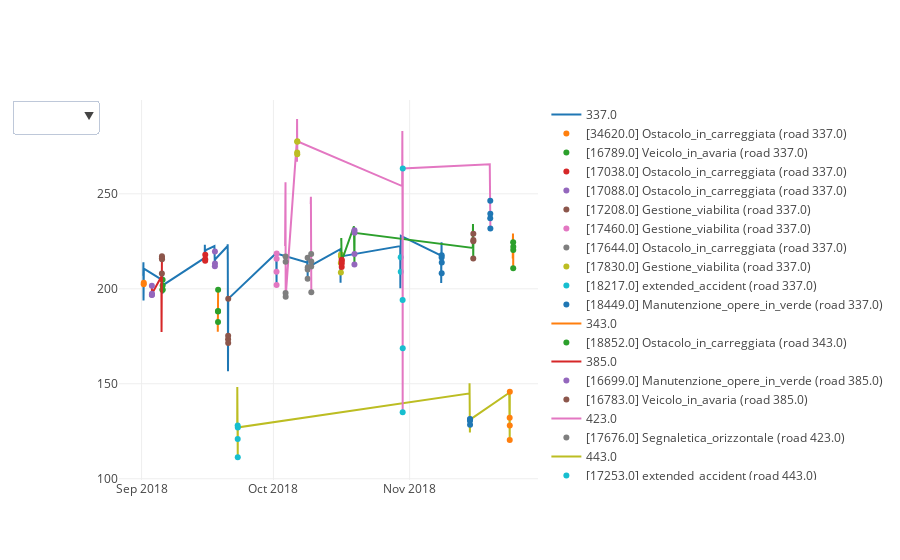

Source (notebook cell):
### Code cell
graph.show_speeds_with_events(tw_df, road_key=0, from_datetime='2010', to_datetime='2020')

### Figure 1 — Plotly figure (JSON) as saved in the notebook; plotly's stock layout.template omitted (floating-point values rounded to 4 significant figures; data arrays with more than 128 entries replaced by an {"elided": "..."} marker saying what was removed)
{"data": [{"marker": {"line": {"width": 1}}, "mode": "lines", "name": "337.0", "type": "scatter", "uid": "5367dd07-bf1d-4c94-98ee-efb3944641bf", "x": {"elided": "140 str values"}, "y": {"elided": "140 float values"}}, {"mode": "markers", "name": "[34620.0] Ostacolo_in_carreggiata (road 337.0)", "type": "scatter", "uid": "dd642d9e-6c6b-4e36-a093-c3790ff0e552", "x": ["2018-09-01 11:30:00", "2018-09-01 11:45:00"], "y": [202.3, 203.2]}, {"mode": "markers", "name": "[16789.0] Veicolo_in_avaria (road 337.0)", "type": "scatter", "uid": "134c7fcb-f32b-404c-801b-f977df6714d8", "x": ["2018-09-05 18:15:00", "2018-09-05 18:30:00", "2018-09-05 18:45:00", "2018-09-05 19:00:00"], "y": [199.7, 199.3, 204.8, 201.8]}, {"mode": "markers", "name": "[17038.0] Ostacolo_in_carreggiata (road 337.0)", "type": "scatter", "uid": "d4bf3ff0-a3d4-4bc2-b3ef-83c6164e95cb", "x": ["2018-09-15 11:15:00", "2018-09-15 11:30:00", "2018-09-15 11:45:00"], "y": [214.8, 215.6, 217.9]}, {"mode": "markers", "name": "[17088.0] Ostacolo_in_carreggiata (road 337.0)", "type": "scatter", "uid": "dc5d1ba9-078c-472b-990b-97d2414be1b1", "x": ["2018-09-17 16:15:00", "2018-09-17 16:30:00", "2018-09-17 16:45:00"], "y": [211.9, 219.7, 213.3]}, {"mode": "markers", "name": "[17208.0] Gestione_viabilita (road 337.0)", "type": "scatter", "uid": "97844b09-f3d4-40a9-9d47-6a0a30743f3f", "x": ["2018-09-20 16:30:00", "2018-09-20 16:45:00", "2018-09-20 17:00:00", "2018-09-20 17:15:00"], "y": [173.4, 175.3, 171.5, 194.7]}, {"mode": "markers", "name": "[17460.0] Gestione_viabilita (road 337.0)", "type": "scatter", "uid": "116c33f6-7c8a-44e5-b985-0c9372e1bc27", "x": ["2018-10-01 17:00:00", "2018-10-01 17:15:00", "2018-10-01 17:30:00", "2018-10-01 17:45:00"], "y": [208.9, 202.0, 215.8, 218.6]}, {"mode": "markers", "name": "[17644.0] Ostacolo_in_carreggiata (road 337.0)", "type": "scatter", "uid": "7bd138e7-8324-4bf7-8281-e4338d6d4d87", "x": ["2018-10-08 18:45:00", "2018-10-08 19:00:00", "2018-10-08 19:15:00", "2018-10-08 19:30:00"], "y": [216.4, 205.3, 210.2, 211.3]}, {"mode": "markers", "name": "[17830.0] Gestione_viabilita (road 337.0)", "type": "scatter", "uid": "f7a1d24a-d8ac-4a5b-95fb-111bc8c19d11", "x": ["2018-10-16 08:15:00", "2018-10-16 08:30:00", "2018-10-16 08:45:00", "2018-10-16 09:00:00"], "y": [213.6, 208.5, 218.0, 217.0]}, {"mode": "markers", "name": "[18217.0] extended_accident (road 337.0)", "type": "scatter", "uid": "b0137a9c-71c8-41e2-bfd6-ecaae0243c8a", "x": ["2018-10-29 23:15:00", "2018-10-29 23:30:00"], "y": [216.6, 209.0]}, {"mode": "markers", "name": "[18449.0] Manutenzione_opere_in_verde (road 337.0)", "type": "scatter", "uid": "4e79ce65-972b-42b7-87bc-75e5121b3fc0", "x": ["2018-11-08 06:45:00", "2018-11-08 07:00:00", "2018-11-08 07:15:00", "2018-11-08 07:30:00"], "y": [216.4, 208.1, 217.6, 213.9]}, {"marker": {"line": {"width": 1}}, "mode": "lines", "name": "343.0", "type": "scatter", "uid": "0e66db8a-76b1-4884-9791-148b3eebee94", "x": ["2018-11-24 11:00:00", "2018-11-24 11:15:00", "2018-11-24 11:30:00", "2018-11-24 11:45:00", "2018-11-24 12:00:00", "2018-11-24 12:15:00", "2018-11-24 12:30:00", "2018-11-24 12:45:00", "2018-11-24 13:00:00", "2018-11-24 13:15:00", "2018-11-24 13:30:00", "2018-11-24 13:45:00", "2018-11-24 14:00:00", "2018-11-24 14:15:00"], "y": [216.4, 216.0, 219.0, 223.7, 224.6, 223.7, 229.2, 222.4, 224.0, 221.9, 224.6, 210.7, 220.4, 222.1]}, {"mode": "markers", "name": "[18852.0] Ostacolo_in_carreggiata (road 343.0)", "type": "scatter", "uid": "5c6f0158-b832-4aa8-a696-85d4f42bf2c2", "x": ["2018-11-24 13:30:00", "2018-11-24 13:45:00", "2018-11-24 14:00:00", "2018-11-24 14:15:00"], "y": [224.6, 210.7, 220.4, 222.1]}, {"marker": {"line": {"width": 1}}, "mode": "lines", "name": "385.0", "type": "scatter", "uid": "bf48cfcd-fb27-44ca-802f-eb4d51e58a3e", "x": ["2018-09-03 08:00:00", "2018-09-03 08:15:00", "2018-09-03 08:30:00", "2018-09-03 08:45:00", "2018-09-05 12:15:00", "2018-09-05 12:30:00", "2018-09-05 12:45:00", "2018-09-05 13:00:00", "2018-09-05 13:15:00", "2018-09-05 13:30:00", "2018-09-05 13:45:00", "2018-09-05 14:00:00", "2018-09-05 14:15:00", "2018-09-05 14:30:00", "2018-09-05 14:45:00", "2018-09-05 15:00:00", "2018-09-05 15:15:00", "2018-09-05 15:30:00"], "y": [196.7, 201.6, 196.8, 197.3, 206.4, 200.6, 199.9, 177.3, 208.0, 211.0, 215.1, 210.3, 212.7, 201.1, 208.0, 216.1, 217.1, 215.5]}, {"mode": "markers", "name": "[16699.0] Manutenzione_opere_in_verde (road 385.0)", "type": "scatter", "uid": "c77c8d90-ef9e-4ca3-9b27-85092d4e1513", "x": ["2018-09-03 08:00:00", "2018-09-03 08:15:00", "2018-09-03 08:30:00", "2018-09-03 08:45:00"], "y": [196.7, 201.6, 196.8, 197.3]}, {"mode": "markers", "name": "[16783.0] Veicolo_in_avaria (road 385.0)", "type": "scatter", "uid": "051d4fa9-c5a3-4bb7-8b9f-56db9311cda9", "x": ["2018-09-05 14:45:00", "2018-09-05 15:00:00", "2018-09-05 15:15:00", "2018-09-05 15:30:00"], "y": [208.0, 216.1, 217.1, 215.5]}, {"marker": {"line": {"width": 1}}, "mode": "lines", "name": "423.0", "type": "scatter", "uid": "cccfa0dd-0e0f-461c-8112-257371645a03", "x": ["2018-10-09 11:45:00", "2018-10-09 12:00:00", "2018-10-09 12:15:00", "2018-10-09 12:30:00", "2018-10-09 12:45:00", "2018-10-09 13:00:00", "2018-10-09 13:15:00", "2018-10-09 13:30:00", "2018-10-09 13:45:00", "2018-10-09 14:00:00", "2018-10-09 14:15:00", "2018-10-09 14:30:00", "2018-10-09 14:45:00", "2018-10-09 15:00:00"], "y": [244.7, 241.3, 231.1, 237.4, 248.4, 245.6, 237.4, 235.3, 236.1, 242.7, 218.4, 211.7, 214.3, 198.2]}, {"mode": "markers", "name": "[17676.0] Segnaletica_orizzontale (road 423.0)", "type": "scatter", "uid": "160d360c-b140-40ff-abd1-0ad4c86c7588", "x": ["2018-10-09 14:15:00", "2018-10-09 14:30:00", "2018-10-09 14:45:00", "2018-10-09 15:00:00"], "y": [218.4, 211.7, 214.3, 198.2]}, {"marker": {"line": {"width": 1}}, "mode": "lines", "name": "443.0", "type": "scatter", "uid": "ac68f97f-a259-46e8-a81f-c45a6d4d3629", "x": ["2018-09-22 18:15:00", "2018-09-22 18:30:00", "2018-09-22 18:45:00", "2018-09-22 19:00:00", "2018-09-22 19:15:00", "2018-09-22 19:30:00", "2018-09-22 19:45:00", "2018-09-22 20:15:00", "2018-09-22 20:30:00", "2018-09-22 20:45:00", "2018-09-22 21:00:00", "2018-09-22 21:15:00", "2018-09-22 21:30:00", "2018-11-14 15:00:00", "2018-11-14 15:15:00", "2018-11-14 15:30:00", "2018-11-14 15:45:00", "2018-11-14 16:00:00", "2018-11-14 16:15:00", "2018-11-14 16:30:00", "2018-11-14 16:45:00", "2018-11-14 17:00:00", "2018-11-14 17:15:00", "2018-11-14 17:30:00", "2018-11-14 17:45:00", "2018-11-14 18:00:00", "2018-11-14 18:15:00", "2018-11-23 16:00:00", "2018-11-23 16:15:00", "2018-11-23 16:30:00", "2018-11-23 16:45:00", "2018-11-23 17:00:00", "2018-11-23 17:15:00", "2018-11-23 17:30:00", "2018-11-23 17:45:00", "2018-11-23 18:00:00", "2018-11-23 18:15:00", "2018-11-23 18:30:00", "2018-11-23 18:45:00", "2018-11-23 19:00:00", "2018-11-23 19:15:00"], "y": [126.6, 146.5, 148.3, 138.9, 141.8, 128.3, 124.6, 140.4, 127.2, 128.1, 120.9, 111.3, 127.0, 144.9, 150.2, 135.6, 147.5, 142.7, 145.5, 143.5, 133.7, 132.5, 124.3, 130.6, 131.4, 128.5, 131.2, 145.3, 143.2, 138.8, 143.5, 137.4, 135.5, 134.6, 133.9, 132.1, 134.6, 132.1, 120.4, 128.0, 145.8]}, {"mode": "markers", "name": "[17253.0] extended_accident (road 443.0)", "type": "scatter", "uid": "f188ac8a-836c-4b6c-bd55-7db2d7b0026e", "x": ["2018-09-22 20:45:00", "2018-09-22 21:00:00", "2018-09-22 21:15:00", "2018-09-22 21:30:00"], "y": [128.1, 120.9, 111.3, 127.0]}, {"mode": "markers", "name": "[35100.0] Veicolo_in_avaria (road 443.0)", "type": "scatter", "uid": "b9ba7af7-9cd1-4459-a2f4-8d065ed23cbe", "x": ["2018-11-14 17:30:00", "2018-11-14 17:45:00", "2018-11-14 18:00:00", "2018-11-14 18:15:00"], "y": [130.6, 131.4, 128.5, 131.2]}, {"mode": "markers", "name": "[18835.0] Veicolo_in_avaria (road 443.0)", "type": "scatter", "uid": "89d083e9-bfc4-41f4-a816-a284813620be", "x": ["2018-11-23 18:30:00", "2018-11-23 18:45:00", "2018-11-23 19:00:00", "2018-11-23 19:15:00"], "y": [132.1, 120.4, 128.0, 145.8]}, {"marker": {"line": {"width": 1}}, "mode": "lines", "name": "454.0", "type": "scatter", "uid": "9def8129-5a88-432d-9a14-b3b29f0d3407", "x": ["2018-10-16 10:15:00", "2018-10-16 10:30:00", "2018-10-16 10:45:00", "2018-10-16 11:00:00", "2018-10-16 11:15:00", "2018-10-16 11:30:00", "2018-10-16 11:45:00", "2018-10-16 12:00:00", "2018-10-16 12:15:00", "2018-10-16 12:30:00", "2018-10-16 12:45:00", "2018-10-16 13:00:00", "2018-10-16 13:15:00", "2018-10-16 13:30:00", "2018-10-19 08:00:00", "2018-10-19 08:15:00", "2018-10-19 08:30:00", "2018-10-19 08:45:00", "2018-10-19 09:00:00", "2018-10-19 09:15:00", "2018-10-19 09:30:00", "2018-10-19 09:45:00", "2018-10-19 10:00:00", "2018-10-19 10:15:00", "2018-10-19 10:30:00", "2018-10-19 10:45:00", "2018-10-19 11:00:00", "2018-10-19 11:15:00", "2018-11-15 09:00:00", "2018-11-15 09:15:00", "2018-11-15 09:30:00", "2018-11-15 09:45:00", "2018-11-15 10:00:00", "2018-11-15 10:15:00", "2018-11-15 10:30:00", "2018-11-15 10:45:00", "2018-11-15 11:00:00", "2018-11-15 11:15:00", "2018-11-15 11:30:00", "2018-11-15 11:45:00", "2018-11-15 12:00:00", "2018-11-15 12:15:00"], "y": [225.4, 221.6, 226.8, 218.3, 224.5, 221.4, 226.3, 215.0, 224.2, 226.4, 215.3, 211.4, 213.3, 214.8, 232.9, 223.3, 227.2, 223.9, 221.3, 225.1, 216.3, 222.8, 218.6, 216.1, 212.8, 230.8, 218.4, 229.5, 221.5, 231.7, 216.2, 230.3, 234.1, 223.3, 221.3, 221.3, 232.5, 227.0, 216.0, 225.1, 229.0, 225.7]}, {"mode": "markers", "name": "[17856.0] extended_accident (road 454.0)", "type": "scatter", "uid": "484c2b61-e69a-410b-a742-af0ca88cad4b", "x": ["2018-10-16 12:45:00", "2018-10-16 13:00:00", "2018-10-16 13:15:00", "2018-10-16 13:30:00"], "y": [215.3, 211.4, 213.3, 214.8]}, {"mode": "markers", "name": "[17988.0] Barriere (road 454.0)", "type": "scatter", "uid": "5995cfc2-6cd3-4281-bc8d-9b635c1fa382", "x": ["2018-10-19 10:30:00", "2018-10-19 10:45:00", "2018-10-19 11:00:00", "2018-10-19 11:15:00"], "y": [212.8, 230.8, 218.4, 229.5]}, {"mode": "markers", "name": "[18648.0] Manutenzione_opere_in_verde (road 454.0)", "type": "scatter", "uid": "36db6f2d-fede-4e5b-ad8a-7dec776122dd", "x": ["2018-11-15 11:30:00", "2018-11-15 11:45:00", "2018-11-15 12:00:00", "2018-11-15 12:15:00"], "y": [216.0, 225.1, 229.0, 225.7]}, {"marker": {"line": {"width": 1}}, "mode": "lines", "name": "488.0", "type": "scatter", "uid": "b1cd4cd6-42f7-45ea-87a1-3792e1d563bd", "x": ["2018-10-03 15:45:00", "2018-10-03 16:00:00", "2018-10-03 16:15:00", "2018-10-03 16:30:00", "2018-10-03 16:45:00", "2018-10-03 17:00:00", "2018-10-03 17:15:00", "2018-10-03 17:30:00", "2018-10-03 17:45:00", "2018-10-03 18:00:00", "2018-10-03 18:15:00", "2018-10-03 18:30:00", "2018-10-03 18:45:00", "2018-10-03 19:00:00", "2018-10-06 07:15:00", "2018-10-06 07:30:00", "2018-10-06 07:45:00", "2018-10-06 08:00:00", "2018-10-06 08:15:00", "2018-10-06 08:30:00", "2018-10-06 08:45:00", "2018-10-06 09:00:00", "2018-10-06 09:15:00", "2018-10-06 09:30:00", "2018-10-06 09:45:00", "2018-10-06 10:00:00", "2018-10-06 10:15:00", "2018-10-06 10:30:00", "2018-10-30 07:15:00", "2018-10-30 07:30:00", "2018-10-30 07:45:00", "2018-10-30 08:00:00", "2018-10-30 08:15:00", "2018-10-30 08:30:00", "2018-10-30 08:45:00", "2018-10-30 09:00:00", "2018-10-30 09:45:00", "2018-10-30 10:00:00", "2018-10-30 10:15:00", "2018-10-30 10:30:00", "2018-11-19 05:45:00", "2018-11-19 06:00:00", "2018-11-19 06:15:00", "2018-11-19 06:30:00", "2018-11-19 06:45:00", "2018-11-19 07:00:00", "2018-11-19 07:15:00", "2018-11-19 07:30:00", "2018-11-19 07:45:00", "2018-11-19 08:00:00", "2018-11-19 08:15:00", "2018-11-19 08:30:00", "2018-11-19 08:45:00", "2018-11-19 09:00:00"], "y": [222.5, 218.0, 222.8, 207.8, 223.3, 221.7, 241.5, 253.8, 254.5, 256.1, 217.0, 197.8, 214.2, 195.8, 276.9, 275.4, 272.1, 278.3, 271.0, 267.0, 266.9, 283.1, 289.4, 281.9, 271.8, 277.4, 270.8, 277.6, 254.1, 265.3, 265.2, 272.4, 283.1, 270.0, 280.3, 257.1, 194.2, 135.0, 168.7, 263.3, 265.5, 251.6, 256.5, 260.5, 262.4, 257.5, 253.3, 256.6, 238.7, 239.5, 237.2, 246.4, 239.5, 231.8]}, {"mode": "markers", "name": "[17520.0] Pavimentazione (road 488.0)", "type": "scatter", "uid": "a663bce1-8714-4cc1-8fbb-b338b6452e12", "x": ["2018-10-03 18:15:00", "2018-10-03 18:30:00", "2018-10-03 18:45:00", "2018-10-03 19:00:00"], "y": [217.0, 197.8, 214.2, 195.8]}, {"mode": "markers", "name": "[17590.0] Pavimentazione (road 488.0)", "type": "scatter", "uid": "f6d30bc8-a5c8-4b2c-9cee-a9e6e032baf4", "x": ["2018-10-06 09:45:00", "2018-10-06 10:00:00", "2018-10-06 10:15:00", "2018-10-06 10:30:00"], "y": [271.8, 277.4, 270.8, 277.6]}, {"mode": "markers", "name": "[18232.0] Opera_arte (road 488.0)", "type": "scatter", "uid": "eb5c760e-f0d9-480b-aa7b-3fb850510a20", "x": ["2018-10-30 09:45:00", "2018-10-30 10:00:00", "2018-10-30 10:15:00", "2018-10-30 10:30:00"], "y": [194.2, 135.0, 168.7, 263.3]}, {"mode": "markers", "name": "[18706.0] Manutenzione_opere_in_verde (road 488.0)", "type": "scatter", "uid": "88a7b2b1-7c27-4c8b-94ec-c20627315bc6", "x": ["2018-11-19 08:15:00", "2018-11-19 08:30:00", "2018-11-19 08:45:00", "2018-11-19 09:00:00"], "y": [237.2, 246.4, 239.5, 231.8]}, {"marker": {"line": {"width": 1}}, "mode": "lines", "name": "520.0", "type": "scatter", "uid": "273b9eee-5142-4d26-b9ed-7f1db0a24eac", "x": ["2018-09-18 08:00:00", "2018-09-18 08:15:00", "2018-09-18 08:30:00", "2018-09-18 08:45:00", "2018-09-18 09:00:00", "2018-09-18 09:15:00", "2018-09-18 09:30:00", "2018-09-18 09:45:00", "2018-09-18 10:00:00"], "y": [184.6, 177.3, 182.7, 182.5, 186.6, 188.1, 182.5, 188.3, 199.4]}, {"mode": "markers", "name": "[17115.0] Manutenzione_opere_in_verde (road 520.0)", "type": "scatter", "uid": "e14feea9-afdd-4d16-8706-515fe5fa2cc1", "x": ["2018-09-18 09:15:00", "2018-09-18 09:30:00", "2018-09-18 09:45:00", "2018-09-18 10:00:00"], "y": [188.1, 182.5, 188.3, 199.4]}], "layout": {"updatemenus": [{"active": -1, "buttons": [{"args": [{"visible": [true, true, true, true, true, true, true, true, true, true, true, true, true, true, true, true, true, true, true, true, true, true, true, true, true, true, true, true, true, true, true, true, true]}, {"title": "All (8 sensors)"}], "label": "Show all", "method": "update"}, {"args": [{"visible": [true, true, true, true, true, true, true, true, true, true, true, false, false, false, false, false, false, false, false, false, false, false, false, false, false, false, false, false, false, false, false, false, false]}, {"title": "Sensor 337.0 (2.0 lanes) - 140 data points - 10 events"}], "label": "337.0", "method": "update"}, {"args": [{"visible": [false, false, false, false, false, false, false, false, false, false, false, true, true, false, false, false, false, false, false, false, false, false, false, false, false, false, false, false, false, false, false, false, false]}, {"title": "Sensor 343.0 (2.0 lanes) - 14 data points - 1 events"}], "label": "343.0", "method": "update"}, {"args": [{"visible": [false, false, false, false, false, false, false, false, false, false, false, false, false, true, true, true, false, false, false, false, false, false, false, false, false, false, false, false, false, false, false, false, false]}, {"title": "Sensor 385.0 (2.0 lanes) - 18 data points - 2 events"}], "label": "385.0", "method": "update"}, {"args": [{"visible": [false, false, false, false, false, false, false, false, false, false, false, false, false, false, false, false, true, true, false, false, false, false, false, false, false, false, false, false, false, false, false, false, false]}, {"title": "Sensor 423.0 (2.0 lanes) - 14 data points - 1 events"}], "label": "423.0", "method": "update"}, {"args": [{"visible": [false, false, false, false, false, false, false, false, false, false, false, false, false, false, false, false, false, false, true, true, true, true, false, false, false, false, false, false, false, false, false, false, false]}, {"title": "Sensor 443.0 (2.0 lanes) - 41 data points - 3 events"}], "label": "443.0", "method": "update"}, {"args": [{"visible": [false, false, false, false, false, false, false, false, false, false, false, false, false, false, false, false, false, false, false, false, false, false, true, true, true, true, false, false, false, false, false, false, false]}, {"title": "Sensor 454.0 (2.0 lanes) - 42 data points - 3 events"}], "label": "454.0", "method": "update"}, {"args": [{"visible": [false, false, false, false, false, false, false, false, false, false, false, false, false, false, false, false, false, false, false, false, false, false, false, false, false, false, true, true, true, true, true, false, false]}, {"title": "Sensor 488.0 (2.0 lanes) - 54 data points - 4 events"}], "label": "488.0", "method": "update"}, {"args": [{"visible": [false, false, false, false, false, false, false, false, false, false, false, false, false, false, false, false, false, false, false, false, false, false, false, false, false, false, false, false, false, false, false, true, true]}, {"title": "Sensor 520.0 (2.0 lanes) - 9 data points - 1 events"}], "label": "520.0", "method": "update"}]}]}}
